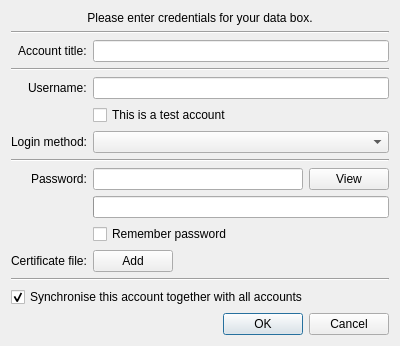
<?xml version="1.0" encoding="UTF-8"?>
<ui version="4.0">
 <class>DlgCreateAccount</class>
 <widget class="QDialog" name="DlgCreateAccount">
  <property name="geometry">
   <rect>
    <x>0</x>
    <y>0</y>
    <width>400</width>
    <height>322</height>
   </rect>
  </property>
  <property name="sizePolicy">
   <sizepolicy hsizetype="Preferred" vsizetype="Fixed">
    <horstretch>0</horstretch>
    <verstretch>0</verstretch>
   </sizepolicy>
  </property>
  <property name="maximumSize">
   <size>
    <width>16777215</width>
    <height>322</height>
   </size>
  </property>
  <property name="windowTitle">
   <string>Create a new account</string>
  </property>
  <layout class="QVBoxLayout" name="verticalLayout">
   <item>
    <widget class="QLabel" name="infoLabel">
     <property name="text">
      <string>Please enter credentials for your data box.</string>
     </property>
     <property name="alignment">
      <set>Qt::AlignCenter</set>
     </property>
    </widget>
   </item>
   <item>
    <widget class="Line" name="line">
     <property name="orientation">
      <enum>Qt::Horizontal</enum>
     </property>
    </widget>
   </item>
   <item>
    <layout class="QFormLayout" name="formLayout">
     <property name="fieldGrowthPolicy">
      <enum>QFormLayout::AllNonFixedFieldsGrow</enum>
     </property>
     <property name="labelAlignment">
      <set>Qt::AlignRight|Qt::AlignTrailing|Qt::AlignVCenter</set>
     </property>
     <item row="0" column="0">
      <widget class="QLabel" name="acntNameLabel">
       <property name="text">
        <string>Account title:</string>
       </property>
      </widget>
     </item>
     <item row="0" column="1">
      <widget class="QLineEdit" name="acntNameLine">
       <property name="toolTip">
        <string>Enter a descriptive name for your account.
This name serves for easier account identification in the application.</string>
       </property>
      </widget>
     </item>
     <item row="1" column="0" colspan="2">
      <widget class="Line" name="Line_0">
       <property name="orientation">
        <enum>Qt::Horizontal</enum>
       </property>
      </widget>
     </item>
     <item row="2" column="0">
      <widget class="QLabel" name="usernameLabel">
       <property name="text">
        <string>Username:</string>
       </property>
      </widget>
     </item>
     <item row="2" column="1">
      <widget class="QLineEdit" name="usernameLine">
       <property name="toolTip">
        <string>Enter the login name for this account.</string>
       </property>
      </widget>
     </item>
     <item row="3" column="0">
      <spacer name="horizontalSpacer">
       <property name="orientation">
        <enum>Qt::Horizontal</enum>
       </property>
       <property name="sizeHint" stdset="0">
        <size>
         <width>40</width>
         <height>20</height>
        </size>
       </property>
      </spacer>
     </item>
     <item row="3" column="1">
      <widget class="QCheckBox" name="testAcntCheckBox">
       <property name="toolTip">
        <string>If the credentials you entered are for a test account,
select this option. For normal account
(created at a Czech Point) leave this unchecked.</string>
       </property>
       <property name="text">
        <string>This is a test account</string>
       </property>
      </widget>
     </item>
     <item row="4" column="0">
      <widget class="QLabel" name="loginMethodLabel">
       <property name="text">
        <string>Login method:</string>
       </property>
      </widget>
     </item>
     <item row="4" column="1">
      <widget class="QComboBox" name="loginMethodComboBox">
       <property name="toolTip">
        <string>Select authorisation method for logging in to the databox.</string>
       </property>
      </widget>
     </item>
     <item row="5" column="0" colspan="2">
      <widget class="Line" name="line_1">
       <property name="orientation">
        <enum>Qt::Horizontal</enum>
       </property>
      </widget>
     </item>
     <item row="6" column="0">
      <widget class="QLabel" name="pwdLabel">
       <property name="text">
        <string>Password:</string>
       </property>
      </widget>
     </item>
     <item row="6" column="1">
      <layout class="QHBoxLayout" name="horizontalLayout_3">
       <item>
        <widget class="QLineEdit" name="pwdLine">
         <property name="toolTip">
          <string>Enter your password.</string>
         </property>
         <property name="echoMode">
          <enum>QLineEdit::Password</enum>
         </property>
        </widget>
       </item>
       <item>
        <widget class="QPushButton" name="showHidePwdButton">
         <property name="text">
          <string>View</string>
         </property>
        </widget>
       </item>
      </layout>
     </item>
     <item row="8" column="0">
      <spacer name="horizontalSpacer_2">
       <property name="orientation">
        <enum>Qt::Horizontal</enum>
       </property>
       <property name="sizeHint" stdset="0">
        <size>
         <width>40</width>
         <height>20</height>
        </size>
       </property>
      </spacer>
     </item>
     <item row="8" column="1">
      <widget class="QCheckBox" name="rememberPwdCheckBox">
       <property name="toolTip">
        <string>If no PIN is configured then the password will be saved
in a readable format in the configuration file which is
usually located in your home directory. Do not use this
possibility if you are concerned about the security
of your account.

If you configure a PIN (master password) then the password
is going to be stored in an encrypted form into the configuration
file. If you forget the PIN then there is no easy way how to obtain
the stored password in decrypted form.</string>
       </property>
       <property name="text">
        <string>Remember password</string>
       </property>
      </widget>
     </item>
     <item row="9" column="0">
      <widget class="QLabel" name="certLabel">
       <property name="text">
        <string>Certificate file:</string>
       </property>
      </widget>
     </item>
     <item row="10" column="0" colspan="2">
      <widget class="Line" name="line_2">
       <property name="orientation">
        <enum>Qt::Horizontal</enum>
       </property>
      </widget>
     </item>
     <item row="9" column="1">
      <layout class="QHBoxLayout" name="horizontalLayout_2">
       <item>
        <widget class="QPushButton" name="addCertButton">
         <property name="toolTip">
          <string>Select a certificate.</string>
         </property>
         <property name="text">
          <string>Add</string>
         </property>
         <property name="icon">
          <iconset resource="../../../res/resources.qrc">
           <normaloff>:/icons/16x16/datovka.png</normaloff>:/icons/16x16/datovka.png</iconset>
         </property>
        </widget>
       </item>
       <item>
        <spacer name="horizontalSpacer_3">
         <property name="orientation">
          <enum>Qt::Horizontal</enum>
         </property>
         <property name="sizeHint" stdset="0">
          <size>
           <width>40</width>
           <height>20</height>
          </size>
         </property>
        </spacer>
       </item>
      </layout>
     </item>
     <item row="7" column="1">
      <widget class="QProgressBar" name="viewPwdProgress"/>
     </item>
    </layout>
   </item>
   <item>
    <widget class="QCheckBox" name="syncAllCheckBox">
     <property name="toolTip">
      <string>If selected, the account will be included into
the synchronisation process of all accounts.</string>
     </property>
     <property name="text">
      <string>Synchronise this account together with all accounts</string>
     </property>
     <property name="checked">
      <bool>true</bool>
     </property>
    </widget>
   </item>
   <item>
    <widget class="QDialogButtonBox" name="buttonBox">
     <property name="orientation">
      <enum>Qt::Horizontal</enum>
     </property>
     <property name="standardButtons">
      <set>QDialogButtonBox::Cancel|QDialogButtonBox::Ok</set>
     </property>
    </widget>
   </item>
  </layout>
 </widget>
 <tabstops>
  <tabstop>acntNameLine</tabstop>
  <tabstop>usernameLine</tabstop>
  <tabstop>testAcntCheckBox</tabstop>
  <tabstop>loginMethodComboBox</tabstop>
  <tabstop>pwdLine</tabstop>
  <tabstop>showHidePwdButton</tabstop>
  <tabstop>rememberPwdCheckBox</tabstop>
  <tabstop>addCertButton</tabstop>
  <tabstop>syncAllCheckBox</tabstop>
 </tabstops>
 <resources>
  <include location="../../../res/resources.qrc"/>
 </resources>
 <connections>
  <connection>
   <sender>buttonBox</sender>
   <signal>accepted()</signal>
   <receiver>DlgCreateAccount</receiver>
   <slot>accept()</slot>
   <hints>
    <hint type="sourcelabel">
     <x>248</x>
     <y>254</y>
    </hint>
    <hint type="destinationlabel">
     <x>157</x>
     <y>274</y>
    </hint>
   </hints>
  </connection>
  <connection>
   <sender>buttonBox</sender>
   <signal>rejected()</signal>
   <receiver>DlgCreateAccount</receiver>
   <slot>reject()</slot>
   <hints>
    <hint type="sourcelabel">
     <x>316</x>
     <y>260</y>
    </hint>
    <hint type="destinationlabel">
     <x>286</x>
     <y>274</y>
    </hint>
   </hints>
  </connection>
 </connections>
</ui>
